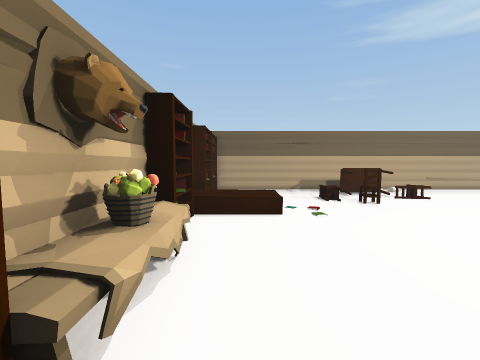
view 1 (above)

12 first-person views from a walk through a Unity game level. The camera is 1.4 m above the floor, tilts 4° down and sees 90° across. The floor is counted in squares, 1 m on a side. Each view is taken from the middle of a square. On the plan, view 1 faces up. The plan holds only what a view shows up to about 13 squares ahead; the rest is blank. Door leaves are left out, so doorways stand open.

view 2
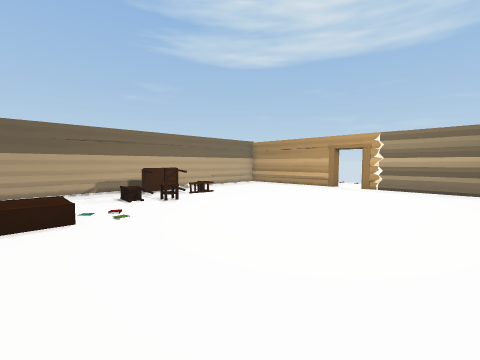

view 3
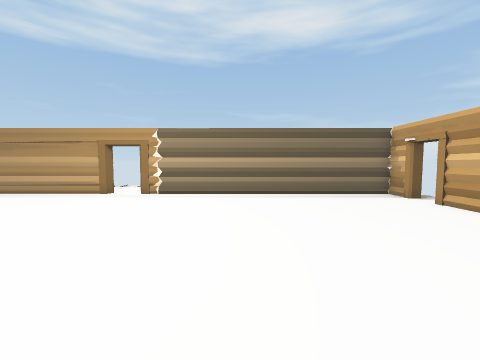

view 4
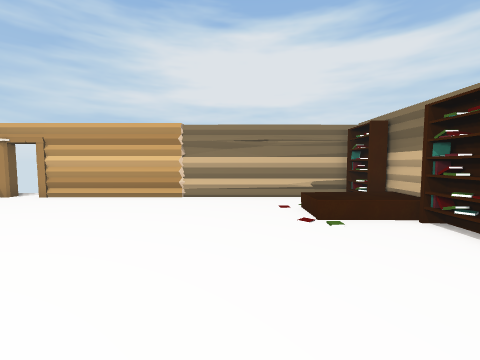

view 5
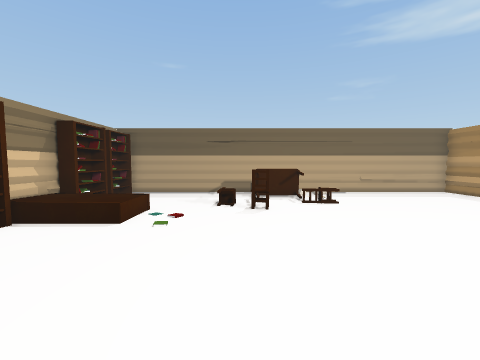

view 6
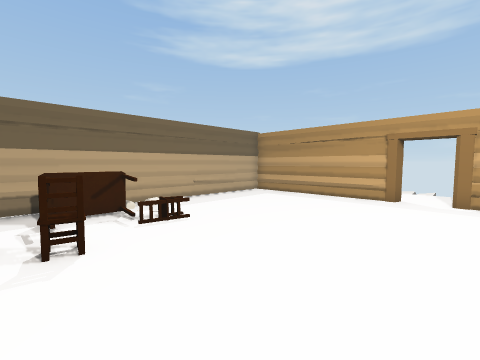

view 7
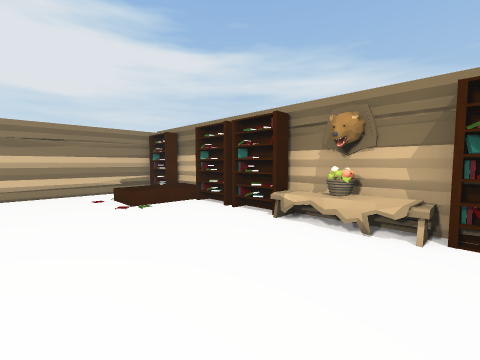

view 8
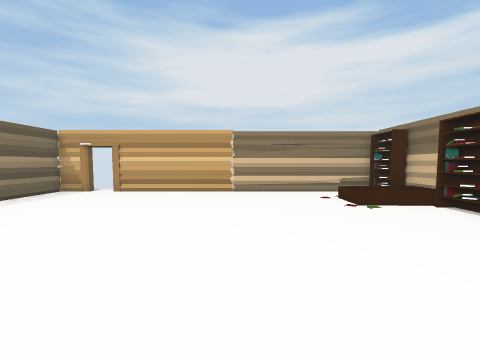

view 9
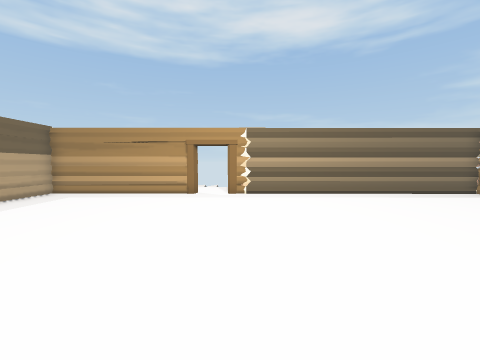

view 10
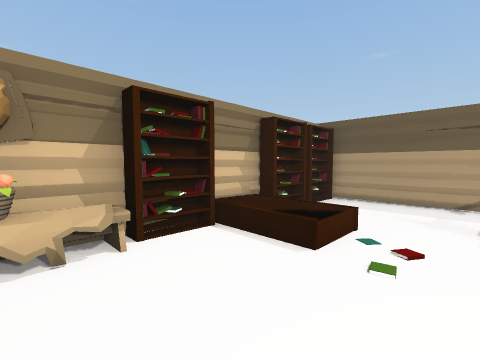

view 11
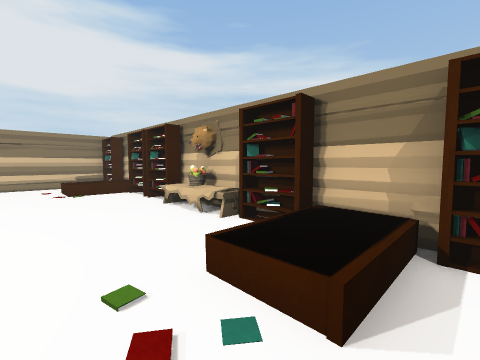

view 12
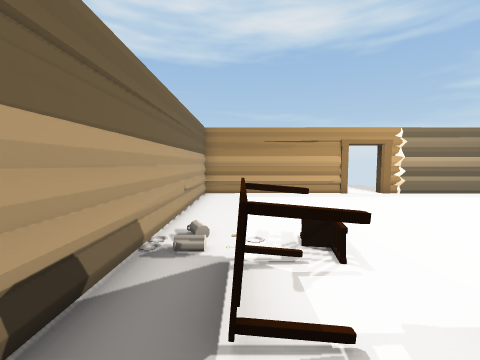

### Floor plan
Key: @ floor where view 1 was taken; # wall or solid block; . main floor; : floor 0.5 m higher than the main floor; / step, stairs or slope; D open door; = window, fence, low wall or low ledge; C chair; B bench; A basket.
Columns run from 2 left of view 1 to 17 right of it. Each row starts with its distance up from view 1.
 13  ################
 12  #..............#
 11  #.....==.......#
 10  #.....##.......#
  9 ##.....C........#
  8 ##::..CC........#
  7 #:::............#
  6 ##..............D../
  5 ##..............D../
  4 #B..............#
  3 #A..............#
  2 #B..............#
  1 ##..............#
  0 ##@.............#
 -1  #..............#
 -2 ##..............#
 -3 ##::............#
 -4 #:::............#
 -5 ## .............#
 -6 ## .............#
 -7  #############.##

Where each view was taken, in squares from view 1:
view 1: 0 up, 0 right, facing up
view 2: 0 up, 0 right, facing up-right
view 3: 0 up, 3 right, facing right
view 4: 3 up, 3 right, facing down
view 5: 1 up, 4 right, facing up
view 6: 4 up, 4 right, facing up-right
view 7: 5 up, 4 right, facing down-left
view 8: 5 up, 5 right, facing down
view 9: 4 up, 3 right, facing right
view 10: 3 up, 3 right, facing up-left
view 11: 9 up, 3 right, facing down-left
view 12: 11 up, 3 right, facing right
